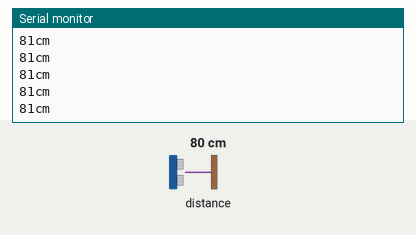
Recording of a sketch running on a simulated Arduino Uno, built with avr-gcc and run on an emulated ATmega328P. On the bench: the last lines printed to the serial monitor. The inputs (shaded band) are chosen by the test bench; at power-on: distance to the obstacle 80 cm. The echo pulse lasts 58.3 µs per cm.

Above: at 1.2 s.
1.3 s: distance to the obstacle set to 2 cm
At 1.34 s:
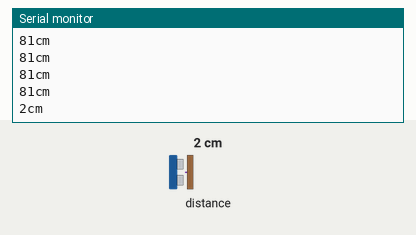
2.8 s: distance to the obstacle set to 4 cm
At 2.82 s:
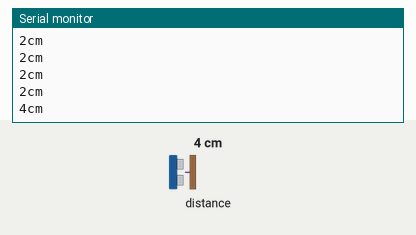
Timing chart, 0 to 5.8 s (numbered marks = the images above; inputs shaded):
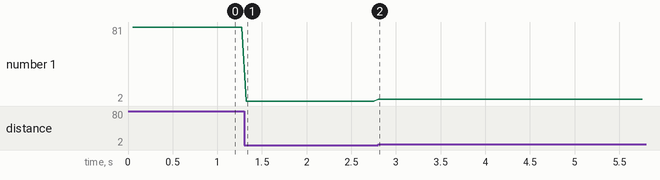

The sketch:

ultrasonic_pinglib.ino
```cpp
#include <NewPing.h>

#define TRIGGER_PIN 2
#define ECHO_PIN 0
#define MAX_DISTANCE 200

NewPing sonar(TRIGGER_PIN, ECHO_PIN, MAX_DISTANCE);
void setup() {
  // put your setup code here, to run once:
  Serial.begin(9600);

}

void loop() {
  // put your main code here, to run repeatedly:
   delay(50);
   unsigned int distance = sonar.ping_cm();
   Serial.print(distance);
   Serial.println("cm");

}
```

Measured:
- after the input at 1.3 s, the serial monitor: prints a new line at once (image 1)
- after the input at 2.8 s, the serial monitor: prints a new line at once (image 2)
- plotted number 1: 81 → 2 after the input at 1.3 s, 2 → 4 after the input at 2.8 s
